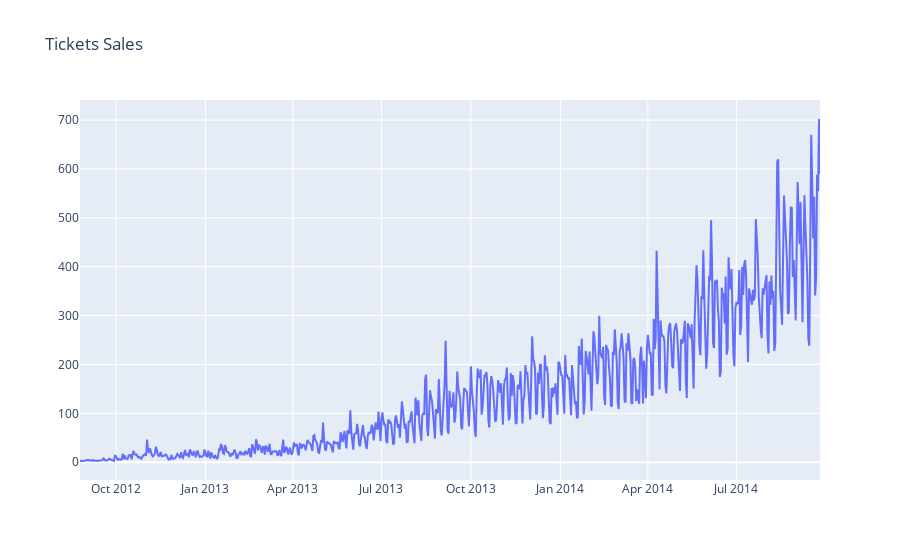

The notebook cell saved with this chart:
### Code cell
x = df.index
y = df.Count
layout = go.Layout(
    title = 'Tickets Sales'
)

trace = go.Scatter(
    x = x,
    y = y
)

fig = go.Figure(data = [trace], layout = layout)
py.offline.iplot(fig)

### Figure 1 — Plotly figure (JSON) as saved in the notebook; plotly's stock layout.template omitted (floating-point values rounded to 4 significant figures; data arrays with more than 128 entries replaced by an {"elided": "..."} marker saying what was removed)
{"data": [{"type": "scatter", "x": {"elided": "762 str values"}, "y": {"elided": "762 float values"}}], "layout": {"title": {"text": "Tickets Sales"}}}
